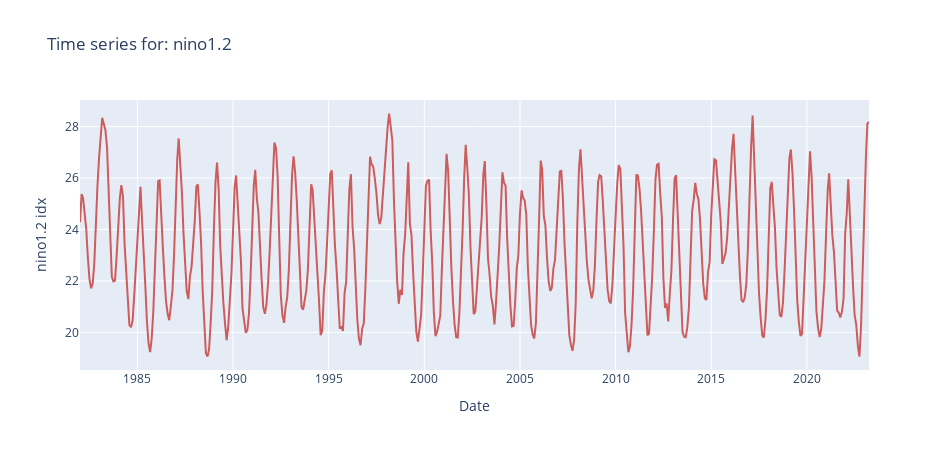
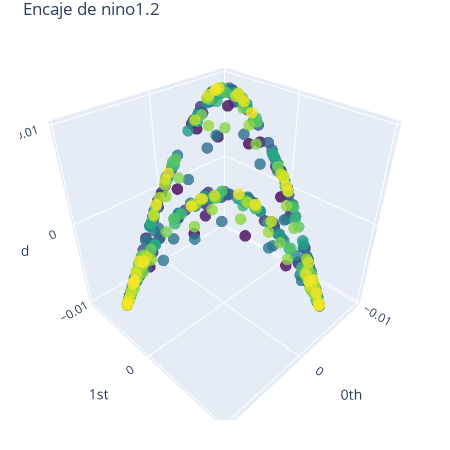
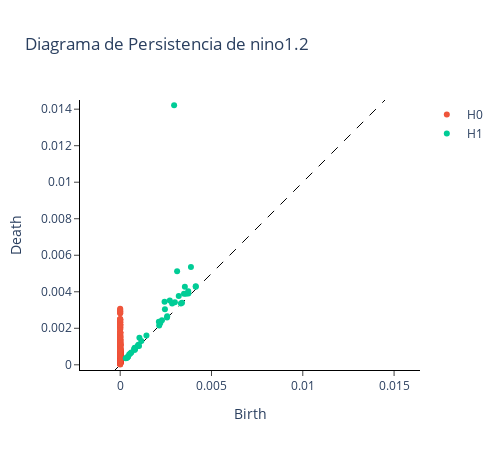
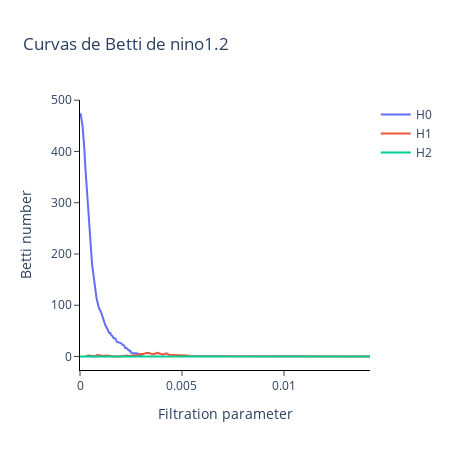

Write notebook code for charts like these, in order.
### Markdown cell above
### Nino 1.2

### Code cell
var = 'nino1.2'
delta = 15
start = 1980  - 6*delta
dt_start = datetime(1980, 1, 1)
dt_end = datetime(1995, 1, 1)
data = gen_df[var] # [dt_start:dt_end][var]


max_embedding_dimension = 10
max_time_delay = 10
stride = 1
um  = UMAP(random_state=0, n_components=4)
se = SpectralEmbedding(n_components=4, random_state=0)
y = data
var_name = var
persistence = VietorisRipsPersistence(
    homology_dimensions=[0, 1, 2],
    n_jobs=-1
)

periodicity_analysis(max_embedding_dimension=max_embedding_dimension,
                     max_time_delay=max_time_delay,
                     stride=stride,
                     y=y,
                     var_name=var_name,
                     cluster=se,
                     persistence=persistence
                     )
